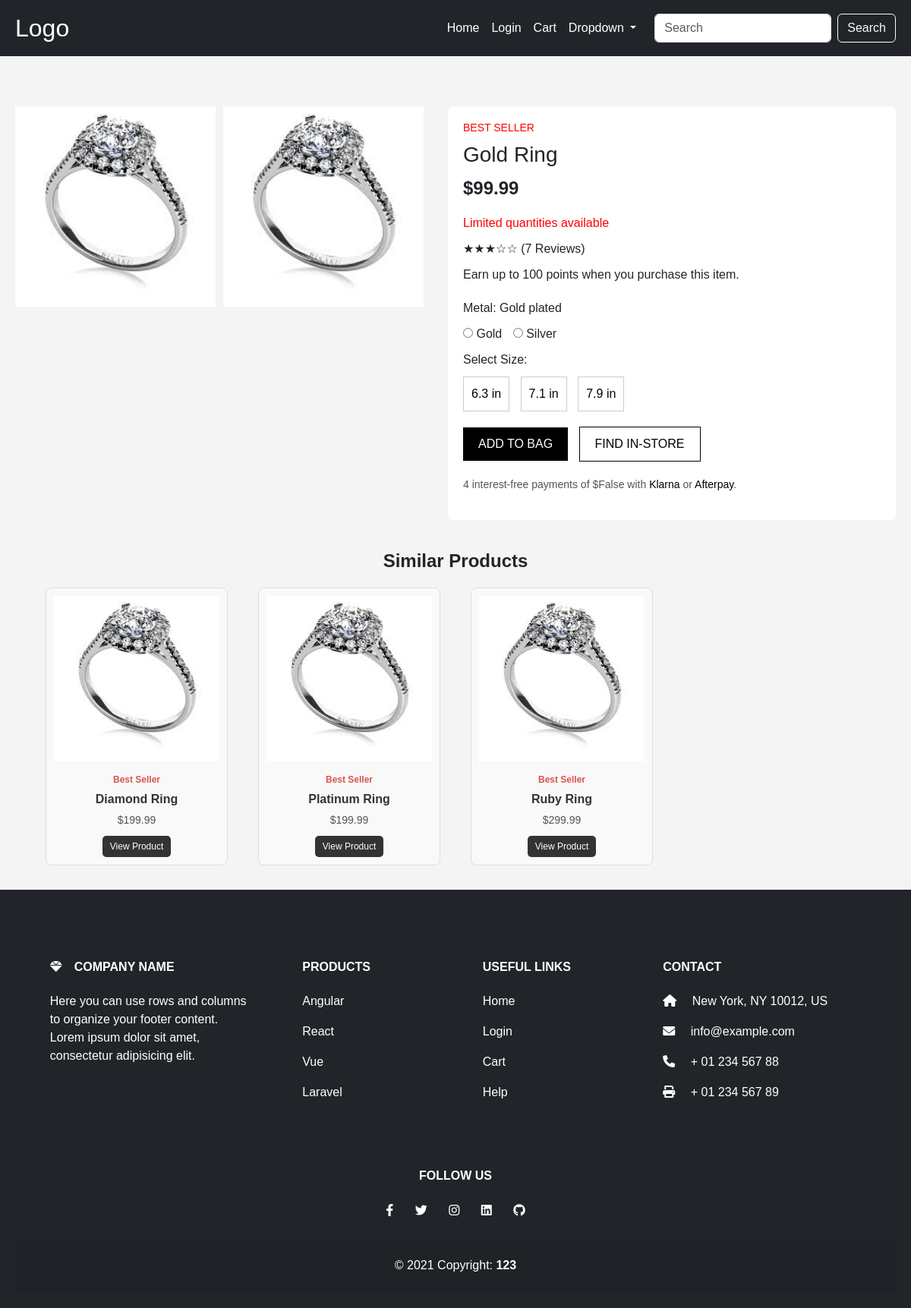
The app's page /shop/?id=15 with its own data.
### app1/models.py (models this page shows, shortened)
class Product(models.Model):
    name = models.CharField(max_length=100)
    description = models.TextField(blank=True)
    price = models.DecimalField(max_digits=10, decimal_places=2)
    category = models.ForeignKey(ProductCategory, on_delete=models.CASCADE, related_name='products')
    image = models.CharField(max_length=255)  # Path to product image

### app1/views.py (the view)
# urls.py: path('shop/', shop_view, name='shop'),  # Add this line for the shop view
def shop_view(request):
    product_id = request.GET.get('id')
    product = None
    similar_products = []
    if product_id:
        product = get_object_or_404(Product, id=product_id)
        similar_products = Product.objects.filter(category=product.category).exclude(id=product.id)[:4]  # Get similar products
    return render(request, 'shop.html', {
        'product': product,
        'similar_products': similar_products,
    })

### app1/templates/shop.html (shortened to what this page needs)
{% extends 'base.html' %}
{% load static %}
{% block content %}
<head>
    <link rel="stylesheet" href="{% static 'shop.css' %}">
</head>
<div class="breadcrumb">
</div>
<div class="product-container">
    <div class="images">
        <div class="small-images">
            <img src="{% static product.image %}" alt="{{ product.name }} Image">
            <img src="{% static product.image %}" alt="{{ product.name }} Alternate Image">
        </div>
    </div>
    <div class="product-info">
        <h1>BEST SELLER</h1>
        <h2>{{ product.name }}</h2>
        <p class="price">${{ product.price }}</p>
        <p class="limited">Limited quantities available</p>
        <div class="rating">
            <span>★★★☆☆</span> <span>(7 Reviews)</span>
        </div>
        <div class="points">
            <p>Earn up to {{ product.price|floatformat:0 }} points when you purchase this item. <a href="#">Learn more</a></p>
        </div>
        <div class="metal">
            <p>Metal: Gold plated</p>
            <label><input type="radio" name="metal" value="gold"> Gold</label>
            <label><input type="radio" name="metal" value="silver"> Silver</label>
        </div>
        <div class="size">
            <p>Select Size:</p>
            <button>6.3 in</button>
            <button>7.1 in</button>
            <button>7.9 in</button>
        </div>
        <form method="POST" action="{% url 'add_to_cart' %}">
            <div class="actions">
                <button type="submit" class="add-to-bag">ADD TO BAG</button>
                <button class="find-in-store">FIND IN-STORE</button>
            </div>
        </form>
        <div class="payment-options">
            <p>4 interest-free payments of ${{ product.price|divisibleby:4 }} with <a href="#">Klarna</a> or <a href="#">Afterpay</a>.</p>
        </div>
    </div>
</div>
<h2 class="section-title">Similar Products</h2>
<div class="product-grid">
    {% for similar_product in similar_products %}
    <div class="product-card">
        <a href="{% url 'shop' %}?id={{ similar_product.id }}">
            <img src="{% static similar_product.image %}" alt="{{ similar_product.name }}">
            <p class="best-seller">Best Seller</p>
            <p class="product-name">{{ similar_product.name }}</p>
            <p class="product-price">${{ similar_product.price }}</p>
            <button class="small-button">View Product</button>
        </a>
    </div>
    {% endfor %}
</div>
{% endblock %}

### app1/static/shop.css (style rules this page uses)
* { margin: 0; padding: 0; box-sizing: border-box; }
body { font-family: Arial, sans-serif; background-color: #f4f4f4; }
.breadcrumb { padding: 15px; font-size: 14px; }
.product-container { display: flex; justify-content: space-between; padding: 20px; }
.images { flex: 1; padding-right: 20px; }
.images img { width: 50%; margin-bottom: 10px; }
.small-images { display: flex; gap: 10px; }
.small-images img { width: 48%; }
.product-info { flex: 1; background-color: white; padding: 20px; border-radius: 8px; }
.product-info h1 { color: #f00; font-size: 14px; text-transform: uppercase; }
.product-info h2 { font-size: 28px; margin: 10px 0; }
.price { font-size: 24px; font-weight: bold; }
.limited { color: red; margin-bottom: 10px; }
.rating { margin: 10px 0; }
.rating span { font-size: 16px; }
.points { margin-bottom: 20px; }
.metal p { margin: 10px 0; }
.metal label { margin-right: 10px; }
.size p { margin: 10px 0; }
.size button { margin-right: 10px; padding: 10px; border: 1px solid #ccc; background-color: #fff; cursor: pointer; }
.actions { margin: 20px 0; }
.add-to-bag { padding: 10px 20px; background-color: black; color: white; border: none; cursor: pointer; margin-right: 10px; }
.find-in-store { padding: 10px 20px; border: 1px solid black; background-color: white; color: black; cursor: pointer; }
.payment-options p { font-size: 14px; color: #555; }
.payment-options a { text-decoration: none; color: black; }
.product-grid { display: grid; grid-template-columns: repeat(4, 1fr); gap: 20px; padding: 0 50px; justify-items: center; }
.product-card { text-align: center; padding: 10px; border: 1px solid #ddd; border-radius: 8px; background-color: #f9f9f9; width: 100%; max-width: 240px; }
.product-card img { width: 100%; height: auto; margin-bottom: 15px; }
.best-seller { font-size: 12px; color: #d9534f; font-weight: bold; margin-bottom: 5px; }
.product-name { font-size: 16px; font-weight: bold; margin-bottom: 5px; color: #333; }
.product-price { font-size: 14px; color: #555; margin-bottom: 10px; }
.section-title { text-align: center; margin: 20px 0; font-size: 24px; font-weight: bold; }
.small-button { padding: 5px 10px; font-size: 12px; background-color: #333; color: white; border: none; border-radius: 5px; cursor: pointer; }

### app1/templates/base.html (style rules this page uses)
a { color: white; text-decoration: none; }

### records on screen
Product: image (picture), name "Gold Ring", price "99.99", price "100", price|divisibleby "False"
Product: image (picture), name "Diamond Ring", price "199.99"
Product: image (picture), name "Platinum Ring", price "199.99"
Product: image (picture), name "Ruby Ring", price "299.99"
